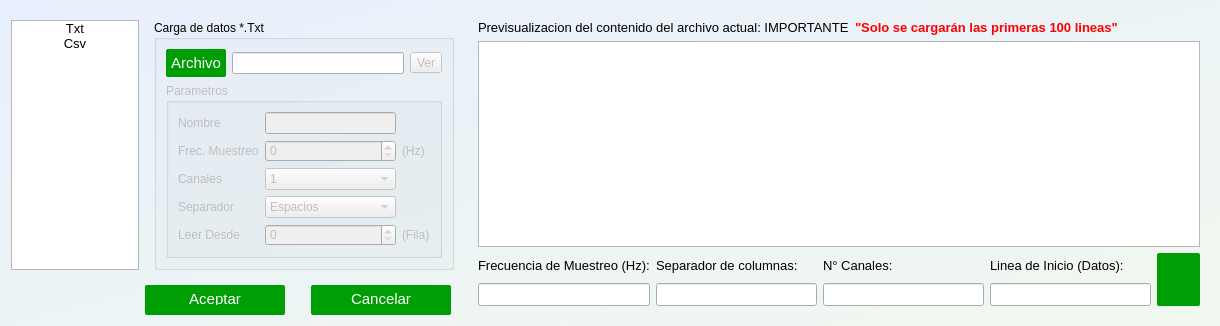
<?xml version="1.0" encoding="UTF-8"?>
<ui version="4.0">
 <class>CargaDatos</class>
 <widget class="QDialog" name="CargaDatos">
  <property name="geometry">
   <rect>
    <x>0</x>
    <y>0</y>
    <width>1220</width>
    <height>320</height>
   </rect>
  </property>
  <property name="minimumSize">
   <size>
    <width>0</width>
    <height>0</height>
   </size>
  </property>
  <property name="maximumSize">
   <size>
    <width>16777215</width>
    <height>320</height>
   </size>
  </property>
  <property name="font">
   <font>
    <pointsize>10</pointsize>
   </font>
  </property>
  <property name="windowTitle">
   <string>Cargar Archivo</string>
  </property>
  <property name="windowIcon">
   <iconset resource="images.qrc">
    <normaloff>:/imagenes/Search.ico</normaloff>:/imagenes/Search.ico</iconset>
  </property>
  <property name="styleSheet">
   <string notr="true">QDialog{		
	background-color: qlineargradient(spread:pad, x1:0, y1:0, x2:1, y2:1, stop:0 rgba(232, 239, 252, 255), stop:1 rgba(241, 248, 239, 255));
}

QPushButton {	
	background-color: rgb(0, 158, 5);
	border-radius: 2px;
    font-family: Arial;
    color: #ffffff;
    font-size: 15px;
    padding: 8px 20px 10px 20px;
}

QPushButton:disabled {	
	background-color: rgb(85, 170, 255);
	border-radius: 2px;
    font-family: Arial;
    color: #ffffff;
    font-size: 15px;
    padding: 8px 20px 10px 20px;
}

QPushButton:pressed{ 
    color: #000000;
	border: 2px solid rgb(15, 103, 0);
	background-color: qradialgradient(spread:pad, cx:0.5, cy:0.5, radius:0.5, fx:0.5, fy:0.5, stop:0 rgba(255, 0, 0, 255), stop:1 rgba(5, 0, 9, 118));
}

QPushButton:hover {
  background-color: qlineargradient(spread:pad, x1:0.489, y1:1, x2:0.494, y2:0.0113636, stop:0 rgba(0, 117, 0, 255), stop:1 rgba(0, 255, 0, 255));	  
  text-decoration: none;
}</string>
  </property>
  <layout class="QGridLayout" name="gridLayout_10">
   <item row="0" column="0">
    <widget class="QListWidget" name="listWidget">
     <property name="maximumSize">
      <size>
       <width>128</width>
       <height>250</height>
      </size>
     </property>
     <property name="currentRow">
      <number>-1</number>
     </property>
     <item>
      <property name="text">
       <string>Txt</string>
      </property>
      <property name="textAlignment">
       <set>AlignCenter</set>
      </property>
      <property name="icon">
       <iconset resource="images.qrc">
        <normaloff>:/imagenes/txt.png</normaloff>:/imagenes/txt.png</iconset>
      </property>
      <property name="flags">
       <set>ItemIsSelectable|ItemIsEnabled</set>
      </property>
     </item>
     <item>
      <property name="text">
       <string>Csv</string>
      </property>
      <property name="textAlignment">
       <set>AlignCenter</set>
      </property>
      <property name="icon">
       <iconset resource="images.qrc">
        <normaloff>:/imagenes/csv.png</normaloff>:/imagenes/csv.png</iconset>
      </property>
      <property name="flags">
       <set>ItemIsSelectable|ItemIsEnabled</set>
      </property>
     </item>
    </widget>
   </item>
   <item row="0" column="1" colspan="2">
    <widget class="QStackedWidget" name="stackedPages">
     <property name="currentIndex">
      <number>0</number>
     </property>
     <widget class="QWidget" name="pageTxt">
      <layout class="QGridLayout" name="gridLayout_6">
       <item row="0" column="0">
        <widget class="QGroupBox" name="groupBoxTxt">
         <property name="title">
          <string>Carga de datos *.Txt</string>
         </property>
         <layout class="QGridLayout" name="gridLayout_4">
          <item row="0" column="0">
           <widget class="QPushButton" name="ButtonFileTxt">
            <property name="enabled">
             <bool>true</bool>
            </property>
            <property name="styleSheet">
             <string notr="true">QPushButton {	
	background-color: rgb(0, 158, 5);
	border-radius: 2px;
    font-family: Arial;
    color: #ffffff;
    font-size: 15px;
    padding: 5px 5px 5px 5px;

}

QPushButton:pressed{ 
    color: #000000;
	border: 2px solid rgb(15, 103, 0);
	background-color: qradialgradient(spread:pad, cx:0.5, cy:0.5, radius:0.5, fx:0.5, fy:0.5, stop:0 rgba(255, 0, 0, 255), stop:1 rgba(5, 0, 9, 118));
}

QPushButton:hover {
  background-color: qlineargradient(spread:pad, x1:0.489, y1:1, x2:0.494, y2:0.0113636, stop:0 rgba(0, 117, 0, 255), stop:1 rgba(0, 255, 0, 255));	  
  text-decoration: none;
}</string>
            </property>
            <property name="text">
             <string>Archivo</string>
            </property>
           </widget>
          </item>
          <item row="0" column="1">
           <widget class="QLineEdit" name="lineEditPathTxt">
            <property name="enabled">
             <bool>true</bool>
            </property>
            <property name="readOnly">
             <bool>true</bool>
            </property>
           </widget>
          </item>
          <item row="0" column="2">
           <widget class="QToolButton" name="btnVerTxt">
            <property name="enabled">
             <bool>false</bool>
            </property>
            <property name="toolTip">
             <string>&lt;html&gt;&lt;head/&gt;&lt;body&gt;&lt;p&gt;Abrir contenido del Archivo.&lt;/p&gt;&lt;/body&gt;&lt;/html&gt;</string>
            </property>
            <property name="text">
             <string>Ver</string>
            </property>
            <property name="icon">
             <iconset resource="images.qrc">
              <normaloff>:/imagenes/Media-Player.ico</normaloff>:/imagenes/Media-Player.ico</iconset>
            </property>
           </widget>
          </item>
          <item row="1" column="0" colspan="3">
           <widget class="QGroupBox" name="groupBoxParamTxt">
            <property name="enabled">
             <bool>false</bool>
            </property>
            <property name="title">
             <string>Parametros</string>
            </property>
            <layout class="QGridLayout" name="gridLayout_9">
             <item row="0" column="0">
              <layout class="QGridLayout" name="gridLayout">
               <item row="2" column="1">
                <widget class="QComboBox" name="comboTxtChannels">
                 <item>
                  <property name="text">
                   <string>1</string>
                  </property>
                 </item>
                 <item>
                  <property name="text">
                   <string>2</string>
                  </property>
                 </item>
                 <item>
                  <property name="text">
                   <string>3</string>
                  </property>
                 </item>
                 <item>
                  <property name="text">
                   <string>4</string>
                  </property>
                 </item>
                 <item>
                  <property name="text">
                   <string>5</string>
                  </property>
                 </item>
                 <item>
                  <property name="text">
                   <string>6</string>
                  </property>
                 </item>
                 <item>
                  <property name="text">
                   <string>7</string>
                  </property>
                 </item>
                 <item>
                  <property name="text">
                   <string>8</string>
                  </property>
                 </item>
                 <item>
                  <property name="text">
                   <string>9</string>
                  </property>
                 </item>
                 <item>
                  <property name="text">
                   <string>10</string>
                  </property>
                 </item>
                 <item>
                  <property name="text">
                   <string>11</string>
                  </property>
                 </item>
                 <item>
                  <property name="text">
                   <string>12</string>
                  </property>
                 </item>
                </widget>
               </item>
               <item row="2" column="0">
                <widget class="QLabel" name="label_2">
                 <property name="text">
                  <string>Canales</string>
                 </property>
                </widget>
               </item>
               <item row="4" column="2">
                <widget class="QLabel" name="label_9">
                 <property name="text">
                  <string>(Fila)</string>
                 </property>
                </widget>
               </item>
               <item row="4" column="0">
                <widget class="QLabel" name="label_4">
                 <property name="text">
                  <string>Leer Desde</string>
                 </property>
                </widget>
               </item>
               <item row="1" column="0">
                <widget class="QLabel" name="label">
                 <property name="text">
                  <string>Frec. Muestreo</string>
                 </property>
                </widget>
               </item>
               <item row="3" column="1">
                <widget class="QComboBox" name="comboTxtSep">
                 <item>
                  <property name="text">
                   <string>Espacios</string>
                  </property>
                  <property name="icon">
                   <iconset resource="images.qrc">
                    <normaloff>:/imagenes/Espacio.jpg</normaloff>:/imagenes/Espacio.jpg</iconset>
                  </property>
                 </item>
                 <item>
                  <property name="text">
                   <string>Comas</string>
                  </property>
                  <property name="icon">
                   <iconset resource="images.qrc">
                    <normaloff>:/imagenes/C.jpg</normaloff>:/imagenes/C.jpg</iconset>
                  </property>
                 </item>
                 <item>
                  <property name="text">
                   <string>Puntos y Comas</string>
                  </property>
                  <property name="icon">
                   <iconset resource="images.qrc">
                    <normaloff>:/imagenes/PyC.jpg</normaloff>:/imagenes/PyC.jpg</iconset>
                  </property>
                 </item>
                 <item>
                  <property name="text">
                   <string>Tabulacion</string>
                  </property>
                  <property name="icon">
                   <iconset resource="images.qrc">
                    <normaloff>:/imagenes/Tab.jpg</normaloff>:/imagenes/Tab.jpg</iconset>
                  </property>
                 </item>
                </widget>
               </item>
               <item row="1" column="2">
                <widget class="QLabel" name="label_5">
                 <property name="text">
                  <string>(Hz)</string>
                 </property>
                </widget>
               </item>
               <item row="2" column="2">
                <widget class="QLabel" name="label_7">
                 <property name="text">
                  <string/>
                 </property>
                </widget>
               </item>
               <item row="3" column="0">
                <widget class="QLabel" name="label_3">
                 <property name="text">
                  <string>Separador</string>
                 </property>
                </widget>
               </item>
               <item row="3" column="2">
                <widget class="QLabel" name="label_8">
                 <property name="text">
                  <string/>
                 </property>
                </widget>
               </item>
               <item row="0" column="0">
                <widget class="QLabel" name="label_17">
                 <property name="text">
                  <string>Nombre</string>
                 </property>
                </widget>
               </item>
               <item row="0" column="1">
                <widget class="QLineEdit" name="lineEditTxtNombre">
                 <property name="readOnly">
                  <bool>true</bool>
                 </property>
                </widget>
               </item>
               <item row="1" column="1">
                <widget class="QSpinBox" name="TxtFs">
                 <property name="maximum">
                  <number>100000</number>
                 </property>
                </widget>
               </item>
               <item row="4" column="1">
                <widget class="QSpinBox" name="TxtLeerDesde"/>
               </item>
              </layout>
             </item>
            </layout>
           </widget>
          </item>
         </layout>
        </widget>
       </item>
      </layout>
     </widget>
     <widget class="QWidget" name="pageCsv">
      <layout class="QGridLayout" name="gridLayout_5">
       <item row="0" column="0">
        <widget class="QGroupBox" name="groupBoxCsv">
         <property name="minimumSize">
          <size>
           <width>300</width>
           <height>0</height>
          </size>
         </property>
         <property name="title">
          <string>Carga de Datos *.Csv</string>
         </property>
         <layout class="QGridLayout" name="gridLayout_7">
          <item row="1" column="0" colspan="3">
           <widget class="QGroupBox" name="groupBoxParamCsv">
            <property name="enabled">
             <bool>false</bool>
            </property>
            <property name="title">
             <string>Parametros</string>
            </property>
            <layout class="QGridLayout" name="gridLayout_8">
             <item row="0" column="0">
              <layout class="QGridLayout" name="gridLayout_2">
               <item row="2" column="0">
                <widget class="QLabel" name="label_11">
                 <property name="text">
                  <string>Canales</string>
                 </property>
                </widget>
               </item>
               <item row="2" column="2">
                <widget class="QLabel" name="label_12">
                 <property name="text">
                  <string/>
                 </property>
                </widget>
               </item>
               <item row="3" column="1">
                <widget class="QComboBox" name="comboCsvSep">
                 <item>
                  <property name="text">
                   <string>Espacios</string>
                  </property>
                  <property name="icon">
                   <iconset resource="images.qrc">
                    <normaloff>:/imagenes/Espacio.jpg</normaloff>:/imagenes/Espacio.jpg</iconset>
                  </property>
                 </item>
                 <item>
                  <property name="text">
                   <string>Comas</string>
                  </property>
                  <property name="icon">
                   <iconset resource="images.qrc">
                    <normaloff>:/imagenes/C.jpg</normaloff>:/imagenes/C.jpg</iconset>
                  </property>
                 </item>
                 <item>
                  <property name="text">
                   <string>Puntos y Comas</string>
                  </property>
                  <property name="icon">
                   <iconset resource="images.qrc">
                    <normaloff>:/imagenes/PyC.jpg</normaloff>:/imagenes/PyC.jpg</iconset>
                  </property>
                 </item>
                 <item>
                  <property name="text">
                   <string>Tabulacion</string>
                  </property>
                  <property name="icon">
                   <iconset resource="images.qrc">
                    <normaloff>:/imagenes/Tab.jpg</normaloff>:/imagenes/Tab.jpg</iconset>
                  </property>
                 </item>
                </widget>
               </item>
               <item row="1" column="2">
                <widget class="QLabel" name="label_10">
                 <property name="text">
                  <string>(Hz)</string>
                 </property>
                </widget>
               </item>
               <item row="4" column="2">
                <widget class="QLabel" name="label_16">
                 <property name="text">
                  <string>(Fila)</string>
                 </property>
                </widget>
               </item>
               <item row="1" column="0">
                <widget class="QLabel" name="label_6">
                 <property name="text">
                  <string>Frec. Muestreo</string>
                 </property>
                </widget>
               </item>
               <item row="4" column="0">
                <widget class="QLabel" name="label_15">
                 <property name="text">
                  <string>Leer Desde</string>
                 </property>
                </widget>
               </item>
               <item row="3" column="2">
                <widget class="QLabel" name="label_14">
                 <property name="text">
                  <string/>
                 </property>
                </widget>
               </item>
               <item row="2" column="1">
                <widget class="QComboBox" name="comboCsvChannels">
                 <item>
                  <property name="text">
                   <string>1</string>
                  </property>
                 </item>
                 <item>
                  <property name="text">
                   <string>2</string>
                  </property>
                 </item>
                 <item>
                  <property name="text">
                   <string>3</string>
                  </property>
                 </item>
                 <item>
                  <property name="text">
                   <string>4</string>
                  </property>
                 </item>
                 <item>
                  <property name="text">
                   <string>5</string>
                  </property>
                 </item>
                 <item>
                  <property name="text">
                   <string>6</string>
                  </property>
                 </item>
                 <item>
                  <property name="text">
                   <string>7</string>
                  </property>
                 </item>
                 <item>
                  <property name="text">
                   <string>8</string>
                  </property>
                 </item>
                 <item>
                  <property name="text">
                   <string>9</string>
                  </property>
                 </item>
                 <item>
                  <property name="text">
                   <string>10</string>
                  </property>
                 </item>
                 <item>
                  <property name="text">
                   <string>11</string>
                  </property>
                 </item>
                 <item>
                  <property name="text">
                   <string>12</string>
                  </property>
                 </item>
                </widget>
               </item>
               <item row="3" column="0">
                <widget class="QLabel" name="label_13">
                 <property name="text">
                  <string>Separador</string>
                 </property>
                </widget>
               </item>
               <item row="0" column="1">
                <widget class="QLineEdit" name="lineEditCsvNombre">
                 <property name="readOnly">
                  <bool>true</bool>
                 </property>
                </widget>
               </item>
               <item row="0" column="0">
                <widget class="QLabel" name="label_18">
                 <property name="text">
                  <string>Nombre</string>
                 </property>
                </widget>
               </item>
               <item row="1" column="1">
                <widget class="QSpinBox" name="CsvFs">
                 <property name="maximum">
                  <number>100000</number>
                 </property>
                </widget>
               </item>
               <item row="4" column="1">
                <widget class="QSpinBox" name="CsvLeerDesde"/>
               </item>
              </layout>
             </item>
            </layout>
           </widget>
          </item>
          <item row="0" column="0">
           <widget class="QPushButton" name="ButtonFileCsv">
            <property name="styleSheet">
             <string notr="true">QPushButton {	
	background-color: rgb(0, 158, 5);
	border-radius: 2px;
    font-family: Arial;
    color: #ffffff;
    font-size: 15px;
    padding: 5px 5px 5px 5px;

}

QPushButton:pressed{ 
    color: #000000;
	border: 2px solid rgb(15, 103, 0);
	background-color: qradialgradient(spread:pad, cx:0.5, cy:0.5, radius:0.5, fx:0.5, fy:0.5, stop:0 rgba(255, 0, 0, 255), stop:1 rgba(5, 0, 9, 118));
}

QPushButton:hover {
  background-color: qlineargradient(spread:pad, x1:0.489, y1:1, x2:0.494, y2:0.0113636, stop:0 rgba(0, 117, 0, 255), stop:1 rgba(0, 255, 0, 255));	  
  text-decoration: none;
}</string>
            </property>
            <property name="text">
             <string>Archivo</string>
            </property>
           </widget>
          </item>
          <item row="0" column="2">
           <widget class="QToolButton" name="btnVerCsv">
            <property name="enabled">
             <bool>false</bool>
            </property>
            <property name="toolTip">
             <string>&lt;html&gt;&lt;head/&gt;&lt;body&gt;&lt;p&gt;Abrir contenido del archivo.&lt;/p&gt;&lt;/body&gt;&lt;/html&gt;</string>
            </property>
            <property name="text">
             <string>Ver</string>
            </property>
            <property name="icon">
             <iconset resource="images.qrc">
              <normaloff>:/imagenes/Media-Player.ico</normaloff>:/imagenes/Media-Player.ico</iconset>
            </property>
           </widget>
          </item>
          <item row="0" column="1">
           <widget class="QLineEdit" name="lineEditPathCsv">
            <property name="enabled">
             <bool>true</bool>
            </property>
            <property name="readOnly">
             <bool>true</bool>
            </property>
           </widget>
          </item>
         </layout>
        </widget>
       </item>
      </layout>
     </widget>
    </widget>
   </item>
   <item row="1" column="1">
    <widget class="QPushButton" name="ButtonAccept">
     <property name="minimumSize">
      <size>
       <width>140</width>
       <height>30</height>
      </size>
     </property>
     <property name="maximumSize">
      <size>
       <width>140</width>
       <height>30</height>
      </size>
     </property>
     <property name="styleSheet">
      <string notr="true"/>
     </property>
     <property name="text">
      <string>Aceptar</string>
     </property>
    </widget>
   </item>
   <item row="1" column="2">
    <widget class="QPushButton" name="ButtonCancelar">
     <property name="minimumSize">
      <size>
       <width>140</width>
       <height>30</height>
      </size>
     </property>
     <property name="maximumSize">
      <size>
       <width>140</width>
       <height>30</height>
      </size>
     </property>
     <property name="styleSheet">
      <string notr="true"/>
     </property>
     <property name="text">
      <string>Cancelar</string>
     </property>
    </widget>
   </item>
   <item row="0" column="3" rowspan="2">
    <widget class="QWidget" name="contenedorInfoArchivos" native="true">
     <layout class="QGridLayout" name="gridLayout_3">
      <item row="0" column="0" colspan="7">
       <layout class="QVBoxLayout" name="verticalLayout">
        <item>
         <layout class="QHBoxLayout" name="horizontalLayout">
          <item>
           <widget class="QLabel" name="label_info_1">
            <property name="font">
             <font>
              <pointsize>10</pointsize>
             </font>
            </property>
            <property name="text">
             <string>Previsualizacion del contenido del archivo actual: IMPORTANTE</string>
            </property>
           </widget>
          </item>
          <item>
           <widget class="QLabel" name="label_info_2">
            <property name="font">
             <font>
              <pointsize>10</pointsize>
              <weight>75</weight>
              <bold>true</bold>
             </font>
            </property>
            <property name="styleSheet">
             <string notr="true">QLabel#label_info_2{
	color: red;
 }</string>
            </property>
            <property name="text">
             <string>&quot;Solo se cargarán las primeras 100 lineas&quot;</string>
            </property>
           </widget>
          </item>
         </layout>
        </item>
        <item>
         <widget class="CodeEditor" name="PanelInfoArchivos">
          <property name="font">
           <font>
            <pointsize>10</pointsize>
           </font>
          </property>
          <property name="verticalScrollBarPolicy">
           <enum>Qt::ScrollBarAsNeeded</enum>
          </property>
          <property name="horizontalScrollBarPolicy">
           <enum>Qt::ScrollBarAsNeeded</enum>
          </property>
          <property name="sizeAdjustPolicy">
           <enum>QAbstractScrollArea::AdjustToContentsOnFirstShow</enum>
          </property>
          <property name="tabStopWidth">
           <number>150</number>
          </property>
          <property name="textInteractionFlags">
           <set>Qt::TextSelectableByMouse</set>
          </property>
          <property name="maximumBlockCount">
           <number>1000000000</number>
          </property>
         </widget>
        </item>
       </layout>
      </item>
      <item row="1" column="0">
       <widget class="QLabel" name="labelFs">
        <property name="text">
         <string>Frecuencia de Muestreo (Hz):</string>
        </property>
       </widget>
      </item>
      <item row="1" column="1">
       <widget class="QLabel" name="labelSep">
        <property name="text">
         <string>Separador de columnas:</string>
        </property>
       </widget>
      </item>
      <item row="2" column="0">
       <widget class="QLineEdit" name="fs">
        <property name="readOnly">
         <bool>true</bool>
        </property>
       </widget>
      </item>
      <item row="2" column="2">
       <widget class="QLineEdit" name="canales">
        <property name="readOnly">
         <bool>true</bool>
        </property>
       </widget>
      </item>
      <item row="2" column="1">
       <widget class="QLineEdit" name="separador">
        <property name="readOnly">
         <bool>true</bool>
        </property>
       </widget>
      </item>
      <item row="1" column="2">
       <widget class="QLabel" name="labelCanales">
        <property name="text">
         <string>N° Canales:</string>
        </property>
       </widget>
      </item>
      <item row="2" column="3">
       <widget class="QLineEdit" name="leerDesde">
        <property name="readOnly">
         <bool>true</bool>
        </property>
       </widget>
      </item>
      <item row="1" column="3">
       <widget class="QLabel" name="label_22">
        <property name="text">
         <string>Linea de Inicio (Datos):</string>
        </property>
       </widget>
      </item>
      <item row="1" column="4" rowspan="2" colspan="3">
       <widget class="QToolButton" name="btnAceptarAA">
        <property name="toolTip">
         <string>&lt;html&gt;&lt;head/&gt;&lt;body&gt;&lt;p&gt;¿Estos valores son correctos?&lt;/p&gt;&lt;/body&gt;&lt;/html&gt;</string>
        </property>
        <property name="styleSheet">
         <string notr="true">QToolButton {	
	background-color: rgb(0, 158, 5);
	border-radius: 2px;
    font-family: Arial;
    color: #ffffff;
    font-size: 15px;
    padding: 5px 5px 5px 5px;
}

QToolButton:pressed{ 
    color: #000000;
	border: 2px solid rgb(15, 103, 0);
	background-color: qradialgradient(spread:pad, cx:0.5, cy:0.5, radius:0.5, fx:0.5, fy:0.5, stop:0 rgba(255, 0, 0, 255), stop:1 rgba(5, 0, 9, 118));
}

QToolButton:disabled{ 
	background-color: rgb(22, 81, 22);
	border-radius: 2px;
    font-family: Arial;
    color: #ffffff;
    font-size: 15px;
    padding: 5px 5px 5px 5px;
}

QToolButton:hover {
  background-color: qlineargradient(spread:pad, x1:0.489, y1:1, x2:0.494, y2:0.0113636, stop:0 rgba(0, 117, 0, 255), stop:1 rgba(0, 255, 0, 255));	  
  text-decoration: none;
}</string>
        </property>
        <property name="text">
         <string/>
        </property>
        <property name="icon">
         <iconset resource="images.qrc">
          <normaloff>:/imagenes/023.png</normaloff>:/imagenes/023.png</iconset>
        </property>
        <property name="iconSize">
         <size>
          <width>30</width>
          <height>40</height>
         </size>
        </property>
       </widget>
      </item>
     </layout>
    </widget>
   </item>
  </layout>
 </widget>
 <customwidgets>
  <customwidget>
   <class>CodeEditor</class>
   <extends>QPlainTextEdit</extends>
   <header>codeeditor.h</header>
   <container>1</container>
  </customwidget>
 </customwidgets>
 <tabstops>
  <tabstop>lineEditPathTxt</tabstop>
  <tabstop>lineEditTxtNombre</tabstop>
  <tabstop>comboTxtChannels</tabstop>
  <tabstop>comboTxtSep</tabstop>
  <tabstop>ButtonFileTxt</tabstop>
  <tabstop>btnVerTxt</tabstop>
  <tabstop>ButtonAccept</tabstop>
  <tabstop>ButtonCancelar</tabstop>
  <tabstop>listWidget</tabstop>
  <tabstop>lineEditPathCsv</tabstop>
  <tabstop>lineEditCsvNombre</tabstop>
  <tabstop>comboCsvChannels</tabstop>
  <tabstop>comboCsvSep</tabstop>
  <tabstop>ButtonFileCsv</tabstop>
  <tabstop>btnVerCsv</tabstop>
  <tabstop>PanelInfoArchivos</tabstop>
 </tabstops>
 <resources>
  <include location="images.qrc"/>
 </resources>
 <connections>
  <connection>
   <sender>ButtonCancelar</sender>
   <signal>clicked()</signal>
   <receiver>CargaDatos</receiver>
   <slot>close()</slot>
   <hints>
    <hint type="sourcelabel">
     <x>419</x>
     <y>288</y>
    </hint>
    <hint type="destinationlabel">
     <x>448</x>
     <y>220</y>
    </hint>
   </hints>
  </connection>
 </connections>
</ui>
